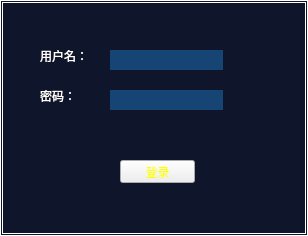
<?xml version="1.0" encoding="UTF-8"?>
<ui version="4.0">
 <class>LogDlg</class>
 <widget class="QWidget" name="LogDlg">
  <property name="geometry">
   <rect>
    <x>0</x>
    <y>0</y>
    <width>308</width>
    <height>236</height>
   </rect>
  </property>
  <property name="windowTitle">
   <string>登录</string>
  </property>
  <property name="styleSheet">
   <string notr="true">QWidget#LogDlg{
background-color: rgb(15, 21, 42);
border-width:3px;
border-style: double;
border-color:rgb(255,255,255);
color:white;
}
QLabel{
color:white;
}
QLineEdit{
background-color:  rgb(22,68, 117);
color:white;
border:0px
}

QPushButton{
background-image: url(:/ColorDetect/Bg);
color:yellow;
}
QPushButton:pressed{
background-image: url(:/ColorDetect/Bg-sel);
color:yellow;
}</string>
  </property>
  <widget class="QLabel" name="label">
   <property name="geometry">
    <rect>
     <x>40</x>
     <y>50</y>
     <width>54</width>
     <height>12</height>
    </rect>
   </property>
   <property name="text">
    <string>用户名：</string>
   </property>
  </widget>
  <widget class="QLabel" name="label_2">
   <property name="geometry">
    <rect>
     <x>40</x>
     <y>90</y>
     <width>54</width>
     <height>12</height>
    </rect>
   </property>
   <property name="text">
    <string>密码：</string>
   </property>
  </widget>
  <widget class="QLineEdit" name="lineEdit_user">
   <property name="geometry">
    <rect>
     <x>110</x>
     <y>50</y>
     <width>113</width>
     <height>20</height>
    </rect>
   </property>
  </widget>
  <widget class="QLineEdit" name="lineEdit_pw">
   <property name="geometry">
    <rect>
     <x>110</x>
     <y>90</y>
     <width>113</width>
     <height>20</height>
    </rect>
   </property>
   <property name="echoMode">
    <enum>QLineEdit::Password</enum>
   </property>
  </widget>
  <widget class="QPushButton" name="btn_log">
   <property name="geometry">
    <rect>
     <x>120</x>
     <y>160</y>
     <width>75</width>
     <height>23</height>
    </rect>
   </property>
   <property name="text">
    <string>登录</string>
   </property>
  </widget>
 </widget>
 <layoutdefault spacing="6" margin="11"/>
 <resources>
  <include location="ColorDetect.qrc"/>
 </resources>
 <connections/>
</ui>
